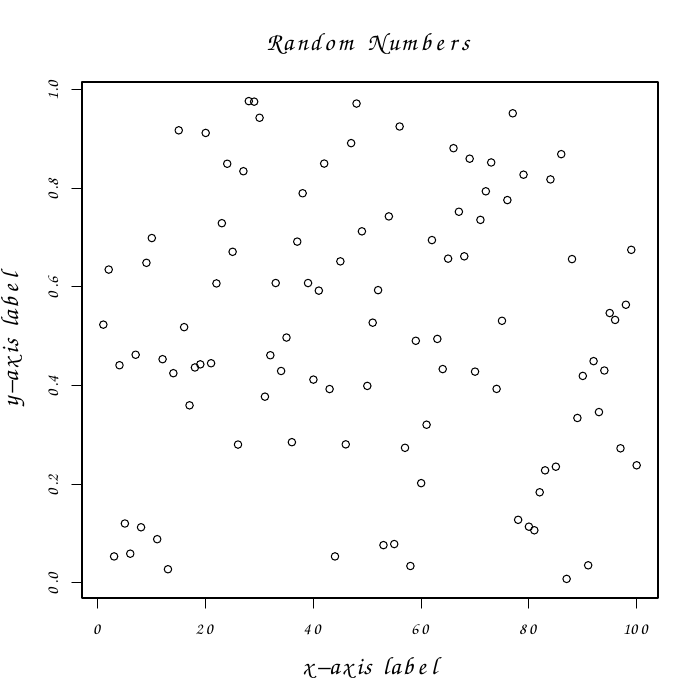

Generate this figure with R:
Sys.setenv (R_GSCMD ="d:/program files/gs/gs9.18/bin/gswin64.exe")
library (extrafont)
loadfonts ()
pdf ("test2.pdf", family ="Comic Sans MS")
plot(runif(100), main ="Random Numbers", xlab ="x-axis label", ylab ="y-axis label", cex.main = 1.5, cex.lab = 1.5)
dev.off()
embed_fonts("test2.pdf")

## ggplot (Orange, aes (x = Tree, y = age, colour = circumference, size = circumference)) + geom_point()
Orange$Tree <- factor (Orange$Tree, levels = unique (Orange$Tree), ordered = T)
ggplot(Orange, aes (x = Tree, y = age, colour = circumference, size = circumference)) + geom_point()

##

with(data.frame(u = c(5,10,15,20,30,40,60,80,100),
                lot1 = c(118,58,42,35,27,25,21,19,18),
                lot2 = c(69,35,26,21,18,16,13,12,12)),
     list(summary(glm(lot1 ~ log(u), family = Gamma)),
          summary(glm(lot2 ~ log(u), family = Gamma))))

##

x <- 1:10
y <- sort(10*runif(10))
z <- runif(10)
z3 <- cbind(z, 2*runif(10), runif(10))
symbols(x, y, thermometers = cbind(.5, 1, z), inches = .5, fg = 1:10)
symbols(x, y, thermometers = z3, inches = FALSE)
text(x, y, apply(format(round(z3, digits = 2)), 1, paste, collapse = ","),
     adj = c(-.2,0), cex = .75, col = "purple", xpd = NA)

##

N <- nrow(trees)
with(trees, {
  ## Girth is diameter in inches
  symbols(Height, Volume, circles = Girth/24, inches = FALSE,
          main = "Trees' Girth") # xlab and ylab automatically
  ## Colours too:
  op <- palette(rainbow(N, end = 0.9))
  symbols(Height, Volume, circles = Girth/16, inches = FALSE, bg = 1:N,
          fg = "gray30", main = "symbols(*, circles = Girth/16, bg = 1:N)")
  palette(op)
})